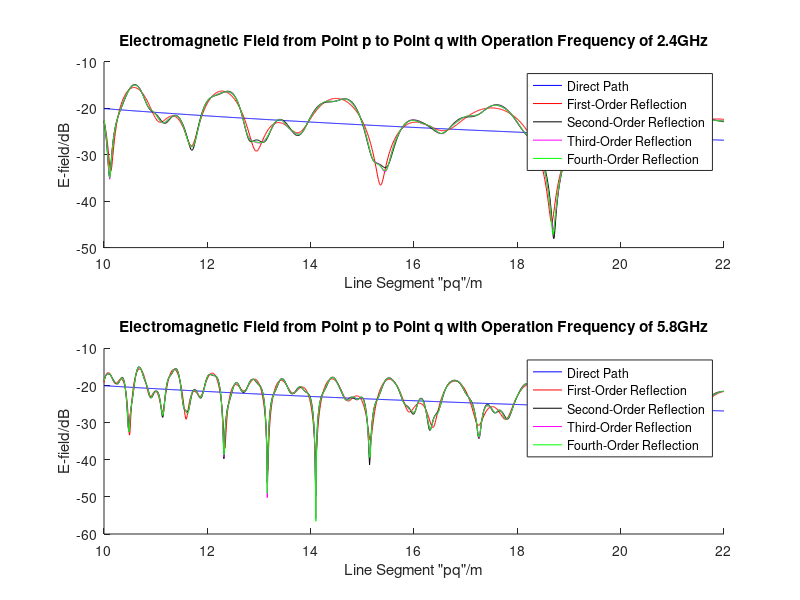
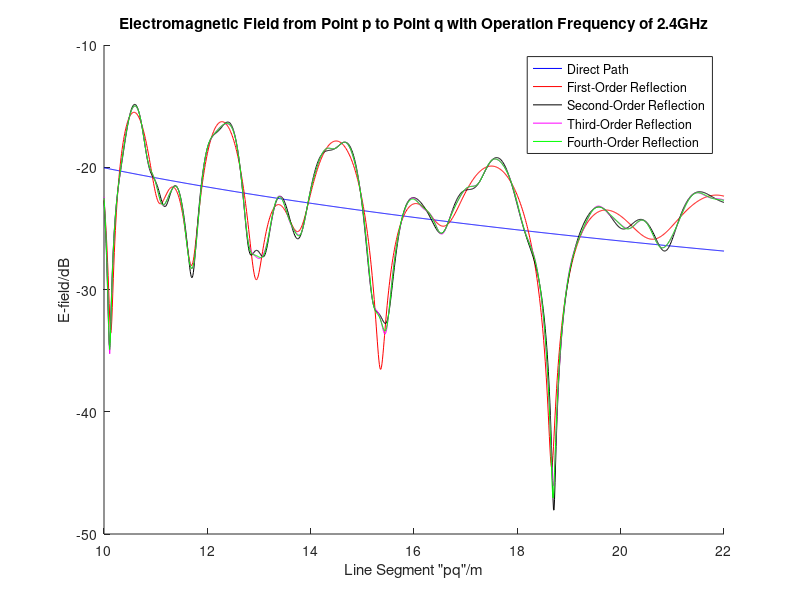
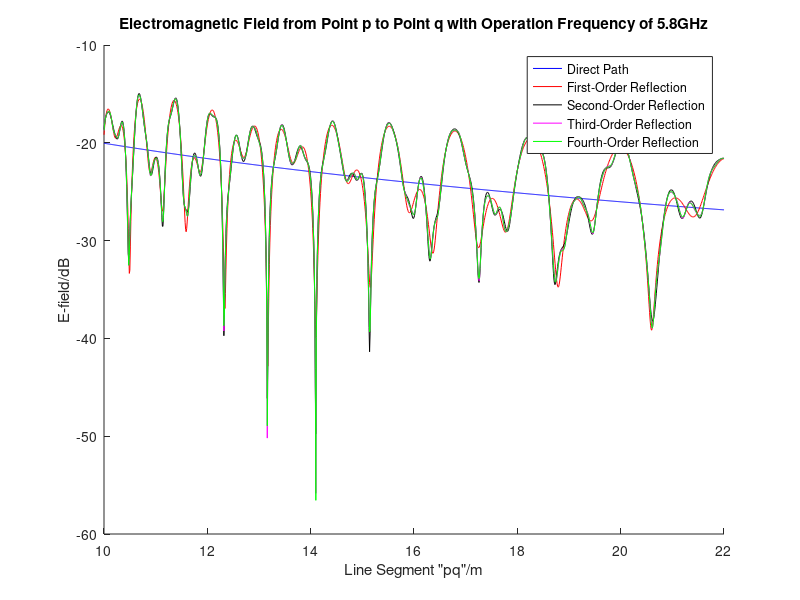

Source code (MATLAB) for these figures, in order:
clear all;

%% constant
f1 = 2.4*10^9; 
f2 = 5.8*10^9; 
lightspeed = 3*10^8; 
beta1 = 2*pi*f1/lightspeed; 
beta2 = 2*pi*f2/lightspeed; 

%% coordinate
% general
sourceX = 0; sourceY = 4; sourceZ = 2; % source coordinate
receiverX = 10; receiverY = 3; receiverZ = 2; % p coordinate
PtoQ = receiverX:.01:22; % from p to q

% first order coordinate (top)
I1_topX = 0; I1_topY = 8; I1_topZ = 2; 
reflect1_topY = 6; 
reflect1_topZ = 2;
reflect1_topX = (reflect1_topY - I1_topY) ./ ((receiverY - I1_topY) ./ (receiverX - I1_topX));

% first order coordinate (bottom)
I1_bottomX = 0; I1_bottomY = -4; I1_bottomZ = 2; 
reflect1_bottomY = 0; 
reflect1_bottomZ = 2;
reflect1_bottomX = (reflect1_bottomY - I1_bottomY) ./ ((receiverY - I1_bottomY) ./ (receiverX - I1_bottomX));

% second order coordinate (top)
I2a_topX = 0; I2a_topY = 8; I2a_topZ = 2; % first image
I2b_topX = 0; I2b_topY = -8; I2b_topZ = 2; % second image
reflect2b_topY = 0; 
reflect2b_topZ = 2;
reflect2b_topX = (reflect2b_topY - I2b_topY) ./ ((receiverY - I2b_topY) ./ (receiverX - I2b_topX));
reflect2a_topY = 6; 
reflect2a_topZ = 2;
reflect2a_topX = (reflect2a_topY - I2a_topY) ./ ((I2a_topY - reflect2b_topY) ./ (I2a_topX - reflect2b_topX));
intersect_topX = 4;
intersect_topY = 3.6;
intersect_topZ = 2;

% second order coordinate (bottom)
I2a_bottomX = 0; I2a_bottomY = -4; I2a_bottomZ = 2; % first image
I2b_bottomX = 0; I2b_bottomY = 16; I2b_bottomZ = 2; % second image
reflect2a_bottomY = 0; 
reflect2a_bottomZ = 2;
reflect2a_bottomX = (reflect2a_bottomY - I2b_bottomY) ./ ((receiverY - I2b_bottomY) ./ (receiverX - I2b_bottomX));
reflect2b_bottomY = 6; 
reflect2b_bottomZ = 2;
reflect2b_bottomX = (reflect2b_bottomY - I2a_bottomY) ./ ((I2a_bottomY - reflect2a_bottomY) ./ (I2a_bottomX - reflect2a_bottomX));
intersect_bottomX = 7.7;
intersect_bottomY = 6;
intersect_bottomZ = 2;

% third order coordinate (top)
I3a_topX = 0; I3a_topY = 8; I3a_topZ = 2; % first image
I3b_topX = 0; I3b_topY = -8; I3b_topZ = 2; % second image
I3c_topX = 0; I3c_topY = 14; I3c_topZ = 2; % third image
reflect3c_topY = 6; 
reflect3c_topZ = 2;
reflect3c_topX = (reflect3c_topY - I3c_topY) ./ ((receiverY - I3c_topY) ./ (receiverX - I3c_topX));
reflect3b_topY = 0; 
reflect3b_topZ = 2;
reflect3b_topX = (reflect3b_topY - I3b_topY) ./ ((reflect3c_topY - I3b_topY) ./ (reflect3c_topX - I3b_topX));
reflect3a_topY = 6; 
reflect3a_topZ = 2;
reflect3a_topX = (reflect3a_topY - I3a_topY) ./ ((I3a_topY - reflect3b_topY) ./ (I3a_topX - reflect3b_topX));
intersect3a_topX = 2.19;
intersect3a_topY = 3.78;
intersect3a_topZ = 2;
intersect3b_topX = 5.93;
intersect3b_topY = 3.4;
intersect3b_topZ = 2;

% third order coordinate (bottom)
I3a_bottomX = 0; I3a_bottomY = -4; I3a_bottomZ = 2; % first image
I3b_bottomX = 0; I3b_bottomY = 16; I3b_bottomZ = 2; % second image
I3c_bottomX = 0; I3c_bottomY = -16; I3c_bottomZ = 2; % third image
reflect3c_bottomY = 0; 
reflect3c_bottomZ = 2;
reflect3c_bottomX = (reflect3c_bottomY - I3c_bottomY) ./ ((receiverY - I3c_bottomY) ./ (receiverX - I3c_bottomX));
reflect3b_bottomY = 6; 
reflect3b_bottomZ = 2;
reflect3b_bottomX = (reflect3b_bottomY - I3b_bottomY) ./ ((reflect3c_bottomY - I3b_bottomY) ./ (reflect3c_bottomX - I3b_bottomX));
reflect3a_bottomY = 0; 
reflect3a_bottomZ = 2;
reflect3a_bottomX = (reflect3a_bottomY - I3a_bottomY) ./ ((I3a_bottomY - reflect3b_bottomY) ./ (I3a_bottomX - reflect3b_bottomX));
intersect3a_bottomX = 4;
intersect3a_bottomY = 3.6;
intersect3a_bottomZ = 2;
intersect3b_bottomX = 6.67;
intersect3b_bottomY = 3.33;
intersect3b_bottomZ = 2;

% fourth order coordinate (top)
I4a_topX = 0; I4a_topY = 8; I4a_topZ = 2; % first image
I4b_topX = 0; I4b_topY = -8; I4b_topZ = 2; % second image
I4c_topX = 0; I4c_topY = 14; I4c_topZ = 2; % third image
I4d_topX = 0; I4d_topY = -14; I4d_topZ = 2; % fourth image
reflect4d_topY = 0; 
reflect4d_topZ = 2;
reflect4d_topX = (reflect4d_topY - I4d_topY) ./ ((receiverY - I4d_topY) ./ (receiverX - I4d_topX));
reflect4c_topY = 6; 
reflect4c_topZ = 2;
reflect4c_topX = (reflect4c_topY - I4c_topY) ./ ((I4c_topY - reflect4d_topY) ./ (I4c_topX - reflect4d_topX));
reflect4b_topY = 0; 
reflect4b_topZ = 2;
reflect4b_topX = (reflect4b_topY - I4b_topY) ./ ((I4b_topY - reflect4c_topY) ./ (I4b_topX - reflect4c_topX));
reflect4a_topY = 6; 
reflect4a_topZ = 2;
reflect4a_topX = (reflect4a_topY - I4a_topY) ./ ((I4a_topY - reflect4b_topY) ./ (I4a_topX - reflect4b_topX));
intersect4a_topX = 1.4;
intersect4a_topY = 3.86;
intersect4a_topZ = 2;
intersect4b_topX = 3.88;
intersect4b_topY = 3.61;
intersect4b_topZ = 2;
intersect4c_topX = 6.25;
intersect4c_topY = 3.38;
intersect4c_topZ = 2;

% fourth order coordinate (bottom)
I4a_bottomX = 0; I4a_bottomY = -4; I4a_bottomZ = 2; % first image
I4b_bottomX = 0; I4b_bottomY = 16; I4b_bottomZ = 2; % second image
I4c_bottomX = 0; I4c_bottomY = -16; I4c_bottomZ = 2; % third image
I4d_bottomX = 0; I4d_bottomY = 22; I4d_bottomZ = 2; % fourth image
reflect4d_bottomY = 6; 
reflect4d_bottomZ = 2;
reflect4d_bottomX = (reflect4d_bottomY - I4d_bottomY) ./ ((receiverY - I4d_bottomY) ./ (receiverX - I4d_bottomX));
reflect4c_bottomY = 0; 
reflect4c_bottomZ = 2;
reflect4c_bottomX = (reflect4c_bottomY - I4c_bottomY) ./ ((I4c_bottomY - reflect4d_bottomY) ./ (I4c_bottomX - reflect4d_bottomX));
reflect4b_bottomY = 6; 
reflect4b_bottomZ = 2;
reflect4b_bottomX = (reflect4b_bottomY - I4b_bottomY) ./ ((I4b_bottomY - reflect4c_bottomY) ./ (I4b_bottomX - reflect4c_bottomX));
reflect4a_bottomY = 0; 
reflect4a_bottomZ = 2;
reflect4a_bottomX = (reflect4a_bottomY - I4a_bottomY) ./ ((I4a_bottomY - reflect4b_bottomY) ./ (I4a_bottomX - reflect4b_bottomX));
intersect4a_bottomX = 2.96;
intersect4a_bottomY = 3.7;
intersect4a_bottomZ = 2;
intersect4b_bottomX = 4.8;
intersect4b_bottomY = 3.52;
intersect4b_bottomZ = 2;
intersect4c_bottomX = 7.4;
intersect4c_bottomY = 3.26;
intersect4c_bottomZ = 2;

%% line of sight
distance_direct = sqrt(((PtoQ - sourceX).^2)+((receiverY - sourceY)^2)+((receiverZ - sourceZ)^2)); % distance along x-axis
Ed_1 = (1./distance_direct).*exp(-j * beta1 * distance_direct); % direct ray (line of sight)
Ed_2 = (1./distance_direct).*exp(-j * beta2 * distance_direct);
EddB_1 = 20*log10(abs(Ed_1)); % direct ray alone
EddB_2 = 20*log10(abs(Ed_2)); % direct ray alone

%% first order
% top
distance1_top = sqrt(((PtoQ - I1_topX).^2)+((receiverY - I1_topY)^2)+((receiverZ - I1_topZ)^2)); % distance along x-axis 
A1_top = sqrt(((sourceX - reflect1_topX).^2)+((sourceY - reflect1_topY)^2)+((sourceZ - reflect1_topZ)^2));
B1_top = sqrt(((reflect1_topX - receiverX).^2)+((reflect1_topY - receiverY)^2)+((reflect1_topZ - receiverZ)^2));
C1_top = sqrt(((sourceX - receiverX).^2)+((sourceY - receiverY)^2)+((sourceZ - receiverZ)^2));
theta1_top = acosd((A1_top^2 + B1_top^2 - C1_top^2) / (2 * A1_top * B1_top));
theta1_top_i = theta1_top ./ 2;
theta1_top_t = asind((1/sqrt(3)) * sind(theta1_top_i));
coefficient1_top = (cosd(theta1_top_i) - (sqrt(3) * cosd(theta1_top_t))) / (cosd(theta1_top_i) + (sqrt(3) * cosd(theta1_top_t)));
E1_top_1 = ((1./distance1_top).*exp(-j * beta1 * distance1_top)) * coefficient1_top;
E1_top_2 = ((1./distance1_top).*exp(-j * beta2 * distance1_top)) * coefficient1_top;

% bottom
distance1_bottom = sqrt(((PtoQ - I1_bottomX).^2)+((receiverY - I1_bottomY)^2)+((receiverZ - I1_bottomZ)^2)); % distance along x-axis 
A1_bottom = sqrt(((sourceX - reflect1_bottomX).^2)+((sourceY - reflect1_bottomY)^2)+((sourceZ - reflect1_bottomZ)^2));
B1_bottom = sqrt(((reflect1_bottomX - receiverX).^2)+((reflect1_bottomY - receiverY)^2)+((reflect1_bottomZ - receiverZ)^2));
C1_bottom = sqrt(((sourceX - receiverX).^2)+((sourceY - receiverY)^2)+((sourceZ - receiverZ)^2));
theta1_bottom = acosd((A1_bottom^2 + B1_bottom^2 - C1_bottom^2) / (2 * A1_bottom * B1_bottom));
theta1_bottom_i = theta1_bottom ./ 2;
theta1_bottom_t = asind((1/sqrt(3)) * sind(theta1_bottom_i));
coefficient1_bottom = (cosd(theta1_bottom_i) - (sqrt(3) * cosd(theta1_bottom_t))) / (cosd(theta1_bottom_i) + (sqrt(3) * cosd(theta1_bottom_t)));
E1_bottom_1 = ((1./distance1_bottom).*exp(-j * beta1 * distance1_bottom)) * coefficient1_bottom;
E1_bottom_2 = ((1./distance1_bottom).*exp(-j * beta2 * distance1_bottom)) * coefficient1_bottom;

% total
E1_1 = Ed_1 + E1_top_1 + E1_bottom_1;
E1_2 = Ed_2 + E1_top_2 + E1_bottom_2;
E1dB_1 = 20*log10(abs(E1_1));
E1dB_2 = 20*log10(abs(E1_2));

%% second order
% top
distance2_top = sqrt(((PtoQ - I2b_topX).^2)+((receiverY - I2b_topY)^2)+((receiverZ - I2b_topZ)^2));
A2a_top = sqrt(((sourceX - reflect2a_topX).^2)+((sourceY - reflect2a_topY)^2)+((sourceZ - reflect2a_topZ)^2));
B2a_top = sqrt(((reflect2a_topX - intersect_topX).^2)+((reflect2a_topY - intersect_topY)^2)+((reflect2a_topZ - intersect_topZ)^2));
C2a_top = sqrt(((sourceX - intersect_topX).^2)+((sourceY - intersect_topY)^2)+((sourceZ - intersect_topZ)^2));
A2b_top = sqrt(((intersect_topX - reflect2b_topX).^2)+((intersect_topY - reflect2b_topY)^2)+((intersect_topZ - reflect2b_topZ)^2));
B2b_top = sqrt(((receiverX - reflect2b_topX).^2)+((receiverY - reflect2b_topY)^2)+((receiverZ - reflect2b_topZ)^2));
C2b_top = sqrt(((intersect_topX - receiverX).^2)+((intersect_topY - receiverY)^2)+((intersect_topZ - receiverZ)^2));
theta2a_top = acosd((A2a_top^2 + B2a_top^2 - C2a_top^2) / (2 * A2a_top * B2a_top));
theta2b_top = acosd((A2b_top^2 + B2b_top^2 - C2b_top^2) / (2 * A2b_top * B2b_top));
theta2a_top_i = theta2a_top ./ 2;
theta2b_top_i = theta2b_top ./ 2;
theta2a_top_t = asind((1/sqrt(3)) * sind(theta2a_top_i));
theta2b_top_t = asind((1/sqrt(3)) * sind(theta2b_top_i));
coefficient2a_top = (cosd(theta2a_top_i) - (sqrt(3) * cosd(theta2a_top_t))) / (cosd(theta2a_top_i) + (sqrt(3) * cosd(theta2a_top_t)));
coefficient2b_top = (cosd(theta2b_top_i) - (sqrt(3) * cosd(theta2b_top_t))) / (cosd(theta2b_top_i) + (sqrt(3) * cosd(theta2b_top_t)));
E2_top_1 = ((1./distance2_top).*exp(-j * beta1 * distance2_top)) * (coefficient2a_top * coefficient2b_top);
E2_top_2 = ((1./distance2_top).*exp(-j * beta2 * distance2_top)) * (coefficient2a_top * coefficient2b_top);

% bottom
distance2_bottom = sqrt(((PtoQ - I2b_bottomX).^2)+((receiverY - I2b_bottomY)^2)+((receiverZ - I2b_bottomZ)^2));
A2a_bottom = sqrt(((sourceX - reflect2a_bottomX).^2)+((sourceY - reflect2a_bottomY)^2)+((sourceZ - reflect2a_bottomZ)^2));
B2a_bottom = sqrt(((reflect2a_bottomX - intersect_bottomX).^2)+((reflect2a_bottomY - intersect_bottomY)^2)+((reflect2a_bottomZ - intersect_bottomZ)^2));
C2a_bottom = sqrt(((sourceX - intersect_bottomX).^2)+((sourceY - intersect_bottomY)^2)+((sourceZ - intersect_bottomZ)^2));
A2b_bottom = sqrt(((intersect_bottomX - reflect2b_bottomX).^2)+((intersect_bottomY - reflect2b_bottomY)^2)+((intersect_bottomZ - reflect2b_bottomZ)^2))
B2b_bottom = sqrt(((receiverX - reflect2b_bottomX).^2)+((receiverY - reflect2b_bottomY)^2)+((receiverZ - reflect2b_bottomZ)^2));
C2b_bottom = sqrt(((intersect_bottomX - receiverX).^2)+((intersect_bottomY - receiverY)^2)+((intersect_bottomZ - receiverZ)^2));
theta2a_bottom = acosd((A2a_bottom^2 + B2a_bottom^2 - C2a_bottom^2) / (2 * A2a_bottom * B2a_bottom));
theta2b_bottom = acosd((A2b_bottom^2 + B2b_bottom^2 - C2b_bottom^2) / (2 * A2b_bottom * B2b_bottom));
theta2a_bottom_i = theta2a_bottom ./ 2;
theta2b_bottom_i = theta2b_bottom ./ 2;
theta2a_bottom_t = asind((1/sqrt(3)) * sind(theta2a_bottom_i));
theta2b_bottom_t = asind((1/sqrt(3)) * sind(theta2b_bottom_i));
coefficient2a_bottom = (cosd(theta2a_bottom_i) - (sqrt(3) * cosd(theta2a_bottom_t))) / (cosd(theta2a_bottom_i) + (sqrt(3) * cosd(theta2a_bottom_t)));
coefficient2b_bottom = (cosd(theta2b_bottom_i) - (sqrt(3) * cosd(theta2b_bottom_t))) / (cosd(theta2b_bottom_i) + (sqrt(3) * cosd(theta2b_bottom_t)));
E2_bottom_1 = ((1./distance2_bottom).*exp(-j * beta1 * distance2_bottom)) * (coefficient2a_bottom * coefficient2b_bottom);
E2_bottom_2 = ((1./distance2_bottom).*exp(-j * beta2 * distance2_bottom)) * (coefficient2a_bottom * coefficient2b_bottom);

% total
E2_1 = Ed_1 + E1_top_1 + E1_bottom_1 + E2_top_1 + E2_bottom_1;
E2_2 = Ed_2 + E1_top_2 + E1_bottom_2 + E2_top_2 + E2_bottom_2;
E2dB_1 = 20*log10(abs(E2_1));
E2dB_2 = 20*log10(abs(E2_2));

%% third order
% top
distance3_top = sqrt(((PtoQ - I3c_topX).^2)+((receiverY - I3c_topY)^2)+((receiverZ - I3c_topZ)^2));
A3a_top = sqrt(((sourceX - reflect3a_topX).^2)+((sourceY - reflect3a_topY)^2)+((sourceZ - reflect3a_topZ)^2));
B3a_top = sqrt(((reflect3a_topX - intersect3a_topX).^2)+((reflect3a_topY - intersect3a_topY)^2)+((reflect3a_topZ - intersect3a_topZ)^2));
C3a_top = sqrt(((sourceX - intersect3a_topX).^2)+((sourceY - intersect3a_topY)^2)+((sourceZ - intersect3a_topZ)^2));
A3b_top = sqrt(((intersect3a_topX - reflect3b_topX).^2)+((intersect3a_topY - reflect3b_topY)^2)+((intersect3a_topZ - reflect3b_topZ)^2));
B3b_top = sqrt(((intersect3b_topX - reflect3b_topX).^2)+((intersect3b_topY - reflect3b_topY)^2)+((intersect3b_topZ - reflect3b_topZ)^2));
C3b_top = sqrt(((intersect3a_topX - intersect3b_topX).^2)+((intersect3a_topY - intersect3b_topY)^2)+((intersect3a_topZ - intersect3b_topZ)^2));
A3c_top = sqrt(((reflect3c_topX - intersect3b_topX).^2)+((reflect3c_topY - intersect3b_topY)^2)+((reflect3c_topZ - intersect3b_topZ)^2));
B3c_top = sqrt(((reflect3c_topX - receiverX).^2)+((reflect3c_topY - receiverY)^2)+((reflect3c_topZ - receiverZ)^2));
C3c_top = sqrt(((receiverX - intersect3b_topX).^2)+((receiverY - intersect3b_topY)^2)+((receiverZ - intersect3b_topZ)^2));
theta3a_top = acosd((A3a_top^2 + B3a_top^2 - C3a_top^2) / (2 * A3a_top * B3a_top));
theta3b_top = acosd((A3b_top^2 + B3b_top^2 - C3b_top^2) / (2 * A3b_top * B3b_top));
theta3c_top = acosd((A3c_top^2 + B3c_top^2 - C3c_top^2) / (2 * A3c_top * B3c_top));
theta3a_top_i = theta3a_top ./ 2;
theta3b_top_i = theta3b_top ./ 2;
theta3c_top_i = theta3c_top ./ 2;
theta3a_top_t = asind((1/sqrt(3)) * sind(theta3a_top_i));
theta3b_top_t = asind((1/sqrt(3)) * sind(theta3b_top_i));
theta3c_top_t = asind((1/sqrt(3)) * sind(theta3c_top_i));
coefficient3a_top = (cosd(theta3a_top_i) - (sqrt(3) * cosd(theta3a_top_t))) / (cosd(theta3a_top_i) + (sqrt(3) * cosd(theta3a_top_t)));
coefficient3b_top = (cosd(theta3b_top_i) - (sqrt(3) * cosd(theta3b_top_t))) / (cosd(theta3b_top_i) + (sqrt(3) * cosd(theta3b_top_t)));
coefficient3c_top = (cosd(theta3c_top_i) - (sqrt(3) * cosd(theta3c_top_t))) / (cosd(theta3c_top_i) + (sqrt(3) * cosd(theta3c_top_t)));
E3_top_1 = ((1./distance3_top).*exp(-j * beta1 * distance3_top)) * (coefficient3a_top * coefficient3b_top * coefficient3c_top);
E3_top_2 = ((1./distance3_top).*exp(-j * beta2 * distance3_top)) * (coefficient3a_top * coefficient3b_top * coefficient3c_top);

% bottom
distance3_bottom = sqrt(((PtoQ - I3c_bottomX).^2)+((receiverY - I3c_bottomY)^2)+((receiverZ - I3c_bottomZ)^2));
A3a_bottom = sqrt(((sourceX - reflect3a_bottomX).^2)+((sourceY - reflect3a_bottomY)^2)+((sourceZ - reflect3a_bottomZ)^2));
B3a_bottom = sqrt(((reflect3a_bottomX - intersect3a_bottomX).^2)+((reflect3a_bottomY - intersect3a_bottomY)^2)+((reflect3a_bottomZ - intersect3a_bottomZ)^2));
C3a_bottom = sqrt(((sourceX - intersect3a_bottomX).^2)+((sourceY - intersect3a_bottomY)^2)+((sourceZ - intersect3a_bottomZ)^2));
A3b_bottom = sqrt(((intersect3a_bottomX - reflect3b_bottomX).^2)+((intersect3a_bottomY - reflect3b_bottomY)^2)+((intersect3a_bottomZ - reflect3b_bottomZ)^2));
B3b_bottom = sqrt(((intersect3b_bottomX - reflect3b_bottomX).^2)+((intersect3b_bottomY - reflect3b_bottomY)^2)+((intersect3b_bottomZ - reflect3b_bottomZ)^2));
C3b_bottom = sqrt(((intersect3a_bottomX - intersect3b_bottomX).^2)+((intersect3a_bottomY - intersect3b_bottomY)^2)+((intersect3a_bottomZ - intersect3b_bottomZ)^2));
A3c_bottom = sqrt(((reflect3c_bottomX - intersect3b_bottomX).^2)+((reflect3c_bottomY - intersect3b_bottomY)^2)+((reflect3c_bottomZ - intersect3b_bottomZ)^2));
B3c_bottom = sqrt(((reflect3c_bottomX - receiverX).^2)+((reflect3c_bottomY - receiverY)^2)+((reflect3c_bottomZ - receiverZ)^2));
C3c_bottom = sqrt(((receiverX - intersect3b_bottomX).^2)+((receiverY - intersect3b_bottomY)^2)+((receiverZ - intersect3b_bottomZ)^2));
theta3a_bottom = acosd((A3a_bottom^2 + B3a_bottom^2 - C3a_bottom^2) / (2 * A3a_bottom * B3a_bottom));
theta3b_bottom = acosd((A3b_bottom^2 + B3b_bottom^2 - C3b_bottom^2) / (2 * A3b_bottom * B3b_bottom));
theta3c_bottom = acosd((A3c_bottom^2 + B3c_bottom^2 - C3c_bottom^2) / (2 * A3c_bottom * B3c_bottom));
theta3a_bottom_i = theta3a_bottom ./ 2;
theta3b_bottom_i = theta3b_bottom ./ 2;
theta3c_bottom_i = theta3c_bottom ./ 2;
theta3a_bottom_t = asind((1/sqrt(3)) * sind(theta3a_bottom_i));
theta3b_bottom_t = asind((1/sqrt(3)) * sind(theta3b_bottom_i));
theta3c_bottom_t = asind((1/sqrt(3)) * sind(theta3c_bottom_i));
coefficient3a_bottom = (cosd(theta3a_bottom_i) - (sqrt(3) * cosd(theta3a_bottom_t))) / (cosd(theta3a_bottom_i) + (sqrt(3) * cosd(theta3a_bottom_t)));
coefficient3b_bottom = (cosd(theta3b_bottom_i) - (sqrt(3) * cosd(theta3b_bottom_t))) / (cosd(theta3b_bottom_i) + (sqrt(3) * cosd(theta3b_bottom_t)));
coefficient3c_bottom = (cosd(theta3c_bottom_i) - (sqrt(3) * cosd(theta3c_bottom_t))) / (cosd(theta3c_bottom_i) + (sqrt(3) * cosd(theta3c_bottom_t)));
E3_bottom_1 = ((1./distance3_bottom).*exp(-j * beta1 * distance3_bottom)) * (coefficient3a_bottom * coefficient3b_bottom * coefficient3c_bottom);
E3_bottom_2 = ((1./distance3_bottom).*exp(-j * beta2 * distance3_bottom)) * (coefficient3a_bottom * coefficient3b_bottom * coefficient3c_bottom);

% total
E3_1 = Ed_1 + E1_top_1 + E1_bottom_1 + E2_top_1 + E2_bottom_1 + E3_top_1 + E3_bottom_1;
E3_2 = Ed_2 + E1_top_2 + E1_bottom_2 + E2_top_2 + E2_bottom_2 + E3_top_2 + E3_bottom_2;
E3dB_1 = 20*log10(abs(E3_1));
E3dB_2 = 20*log10(abs(E3_2));

%% fourth order
% top
distance4_top = sqrt(((PtoQ - I4d_topX).^2)+((receiverY - I4d_topY)^2)+((receiverZ - I4d_topZ)^2));
A4a_top = sqrt(((sourceX - reflect4a_topX).^2)+((sourceY - reflect4a_topY)^2)+((sourceZ - reflect4a_topZ)^2));
B4a_top = sqrt(((reflect4a_topX - intersect4a_topX).^2)+((reflect4a_topY - intersect4a_topY)^2)+((reflect4a_topZ - intersect4a_topZ)^2));
C4a_top = sqrt(((sourceX - intersect4a_topX).^2)+((sourceY - intersect4a_topY)^2)+((sourceZ - intersect4a_topZ)^2));
A4b_top = sqrt(((intersect4a_topX - reflect4b_topX).^2)+((intersect4a_topY - reflect4b_topY)^2)+((intersect4a_topZ - reflect4b_topZ)^2));
B4b_top = sqrt(((intersect4b_topX - reflect4b_topX).^2)+((intersect4b_topY - reflect4b_topY)^2)+((intersect4b_topZ - reflect4b_topZ)^2));
C4b_top = sqrt(((intersect4a_topX - intersect4b_topX).^2)+((intersect4a_topY - intersect4b_topY)^2)+((intersect4a_topZ - intersect4b_topZ)^2));
A4c_top = sqrt(((reflect4c_topX - intersect4b_topX).^2)+((reflect4c_topY - intersect4b_topY)^2)+((reflect4c_topZ - intersect4b_topZ)^2));
B4c_top = sqrt(((reflect4c_topX - intersect4c_topX).^2)+((reflect4c_topY - intersect4c_topY)^2)+((reflect4c_topZ - intersect4c_topZ)^2));
C4c_top = sqrt(((intersect4c_topX - intersect4b_topX).^2)+((intersect4c_topY - intersect4b_topY)^2)+((intersect4c_topZ - intersect4b_topZ)^2));
A4d_top = sqrt(((reflect4d_topX - reflect4c_topX).^2)+((reflect4d_topY - reflect4c_topY)^2)+((reflect4d_topZ - reflect4c_topZ)^2));
B4d_top = sqrt(((receiverX - reflect4d_topX).^2)+((receiverY - reflect4d_topY)^2)+((receiverZ - reflect4d_topZ)^2));
C4d_top = sqrt(((receiverX - reflect4c_topX).^2)+((receiverY - reflect4c_topY)^2)+((receiverZ - reflect4c_topZ)^2));
theta4a_top = acosd((A4a_top^2 + B4a_top^2 - C4a_top^2) / (2 * A4a_top * B3a_top));
theta4b_top = acosd((A4b_top^2 + B4b_top^2 - C4b_top^2) / (2 * A4b_top * B3b_top));
theta4c_top = acosd((A4c_top^2 + B4c_top^2 - C4c_top^2) / (2 * A4c_top * B3c_top));
theta4d_top = acosd((A4d_top^2 + B4d_top^2 - C4d_top^2) / (2 * A4d_top * B4d_top));
theta4a_top_i = theta4a_top ./ 2;
theta4b_top_i = theta4b_top ./ 2;
theta4c_top_i = theta4c_top ./ 2;
theta4d_top_i = theta4d_top ./ 2;
theta4a_top_t = asind((1/sqrt(3)) * sind(theta4a_top_i));
theta4b_top_t = asind((1/sqrt(3)) * sind(theta4b_top_i));
theta4c_top_t = asind((1/sqrt(3)) * sind(theta4c_top_i));
theta4d_top_t = asind((1/sqrt(3)) * sind(theta4d_top_i));
coefficient4a_top = (cosd(theta4a_top_i) - (sqrt(3) * cosd(theta4a_top_t))) / (cosd(theta4a_top_i) + (sqrt(3) * cosd(theta4a_top_t)));
coefficient4b_top = (cosd(theta4b_top_i) - (sqrt(3) * cosd(theta4b_top_t))) / (cosd(theta4b_top_i) + (sqrt(3) * cosd(theta4b_top_t)));
coefficient4c_top = (cosd(theta4c_top_i) - (sqrt(3) * cosd(theta4c_top_t))) / (cosd(theta4c_top_i) + (sqrt(3) * cosd(theta4c_top_t)));
coefficient4d_top = (cosd(theta4d_top_i) - (sqrt(3) * cosd(theta4d_top_t))) / (cosd(theta4d_top_i) + (sqrt(3) * cosd(theta4d_top_t)));
E4_top_1 = ((1./distance4_top).*exp(-j * beta1 * distance4_top)) * (coefficient4a_top * coefficient4b_top * coefficient4c_top * coefficient4d_top);
E4_top_2 = ((1./distance4_top).*exp(-j * beta2 * distance4_top)) * (coefficient4a_top * coefficient4b_top * coefficient4c_top * coefficient4d_top);

% bottom
distance4_bottom = sqrt(((PtoQ - I4d_bottomX).^2)+((receiverY - I4d_bottomY)^2)+((receiverZ - I4d_bottomZ)^2));
A4a_bottom = sqrt(((sourceX - reflect4a_bottomX).^2)+((sourceY - reflect4a_bottomY)^2)+((sourceZ - reflect4a_bottomZ)^2));
B4a_bottom = sqrt(((reflect4a_bottomX - intersect4a_bottomX).^2)+((reflect4a_bottomY - intersect4a_bottomY)^2)+((reflect4a_bottomZ - intersect4a_bottomZ)^2));
C4a_bottom = sqrt(((sourceX - intersect4a_bottomX).^2)+((sourceY - intersect4a_bottomY)^2)+((sourceZ - intersect4a_bottomZ)^2));
A4b_bottom = sqrt(((intersect4a_bottomX - reflect4b_bottomX).^2)+((intersect4a_bottomY - reflect4b_bottomY)^2)+((intersect4a_bottomZ - reflect4b_bottomZ)^2));
B4b_bottom = sqrt(((intersect4b_bottomX - reflect4b_bottomX).^2)+((intersect4b_bottomY - reflect4b_bottomY)^2)+((intersect4b_bottomZ - reflect4b_bottomZ)^2));
C4b_bottom = sqrt(((intersect4a_bottomX - intersect4b_bottomX).^2)+((intersect4a_bottomY - intersect4b_bottomY)^2)+((intersect4a_bottomZ - intersect4b_bottomZ)^2));
A4c_bottom = sqrt(((reflect4c_bottomX - intersect4b_bottomX).^2)+((reflect4c_bottomY - intersect4b_bottomY)^2)+((reflect4c_bottomZ - intersect4b_bottomZ)^2));
B4c_bottom = sqrt(((reflect4c_bottomX - intersect4c_bottomX).^2)+((reflect4c_bottomY - intersect4c_bottomY)^2)+((reflect4c_bottomZ - intersect4c_bottomZ)^2));
C4c_bottom = sqrt(((intersect4c_bottomX - intersect4b_bottomX).^2)+((intersect4c_bottomY - intersect4b_bottomY)^2)+((intersect4c_bottomZ - intersect4b_bottomZ)^2));
A4d_bottom = sqrt(((reflect4d_bottomX - reflect4c_bottomX).^2)+((reflect4d_bottomY - reflect4c_bottomY)^2)+((reflect4d_bottomZ - reflect4c_bottomZ)^2));
B4d_bottom = sqrt(((receiverX - reflect4d_bottomX).^2)+((receiverY - reflect4d_bottomY)^2)+((receiverZ - reflect4d_bottomZ)^2));
C4d_bottom = sqrt(((receiverX - reflect4c_bottomX).^2)+((receiverY - reflect4c_bottomY)^2)+((receiverZ - reflect4c_bottomZ)^2));
theta4a_bottom = acosd((A4a_bottom^2 + B4a_bottom^2 - C4a_bottom^2) / (2 * A4a_bottom * B3a_bottom));
theta4b_bottom = acosd((A4b_bottom^2 + B4b_bottom^2 - C4b_bottom^2) / (2 * A4b_bottom * B3b_bottom));
theta4c_bottom = acosd((A4c_bottom^2 + B4c_bottom^2 - C4c_bottom^2) / (2 * A4c_bottom * B3c_bottom));
theta4d_bottom = acosd((A4d_bottom^2 + B4d_bottom^2 - C4d_bottom^2) / (2 * A4d_bottom * B4d_bottom));
theta4a_bottom_i = theta4a_bottom ./ 2;
theta4b_bottom_i = theta4b_bottom ./ 2;
theta4c_bottom_i = theta4c_bottom ./ 2;
theta4d_bottom_i = theta4d_bottom ./ 2;
theta4a_bottom_t = asind((1/sqrt(3)) * sind(theta4a_bottom_i));
theta4b_bottom_t = asind((1/sqrt(3)) * sind(theta4b_bottom_i));
theta4c_bottom_t = asind((1/sqrt(3)) * sind(theta4c_bottom_i));
theta4d_bottom_t = asind((1/sqrt(3)) * sind(theta4d_bottom_i));
coefficient4a_bottom = (cosd(theta4a_bottom_i) - (sqrt(3) * cosd(theta4a_bottom_t))) / (cosd(theta4a_bottom_i) + (sqrt(3) * cosd(theta4a_bottom_t)));
coefficient4b_bottom = (cosd(theta4b_bottom_i) - (sqrt(3) * cosd(theta4b_bottom_t))) / (cosd(theta4b_bottom_i) + (sqrt(3) * cosd(theta4b_bottom_t)));
coefficient4c_bottom = (cosd(theta4c_bottom_i) - (sqrt(3) * cosd(theta4c_bottom_t))) / (cosd(theta4c_bottom_i) + (sqrt(3) * cosd(theta4c_bottom_t)));
coefficient4d_bottom = (cosd(theta4d_bottom_i) - (sqrt(3) * cosd(theta4d_bottom_t))) / (cosd(theta4d_bottom_i) + (sqrt(3) * cosd(theta4d_bottom_t)));
E4_bottom_1 = ((1./distance4_bottom).*exp(-j * beta1 * distance4_bottom)) * (coefficient4a_bottom * coefficient4b_bottom * coefficient4c_bottom * coefficient4d_bottom);
E4_bottom_2 = ((1./distance4_bottom).*exp(-j * beta2 * distance4_bottom)) * (coefficient4a_bottom * coefficient4b_bottom * coefficient4c_bottom * coefficient4d_bottom);

% total
E4_1 = Ed_1 + E1_top_1 + E1_bottom_1 + E2_top_1 + E2_bottom_1 + E3_top_1 + E3_bottom_1 + E4_top_1 + E4_bottom_1;
E4_2 = Ed_2 + E1_top_2 + E1_bottom_2 + E2_top_2 + E2_bottom_2 + E3_top_2 + E3_bottom_2 + E4_top_2 + E4_bottom_2;
E4dB_1 = 20*log10(abs(E4_1));
E4dB_2 = 20*log10(abs(E4_2));

%% graph plotting
subplot(2,1,1);
hold on;
plot(PtoQ, EddB_1, 'b');
plot(PtoQ, E1dB_1, 'r');
plot(PtoQ, E2dB_1, 'k');
plot(PtoQ, E3dB_1, 'm');
plot(PtoQ, E4dB_1, 'g');
hold off;
title('Electromagnetic Field from Point p to Point q with Operation Frequency of 2.4GHz');
legend('Direct Path', 'First-Order Reflection', 'Second-Order Reflection', 'Third-Order Reflection', 'Fourth-Order Reflection');
xlabel('Line Segment "pq"/m');
ylabel('E-field/dB');

subplot(2,1,2);
hold on;
plot(PtoQ, EddB_2, 'b');
plot(PtoQ, E1dB_2, 'r');
plot(PtoQ, E2dB_2, 'k');
plot(PtoQ, E3dB_2, 'm');
plot(PtoQ, E4dB_2, 'g');
hold off;
title('Electromagnetic Field from Point p to Point q with Operation Frequency of 5.8GHz');
legend('Direct Path', 'First-Order Reflection', 'Second-Order Reflection', 'Third-Order Reflection', 'Fourth-Order Reflection');
xlabel('Line Segment "pq"/m');
ylabel('E-field/dB');

figure;
hold on;
plot(PtoQ, EddB_1, 'b');
plot(PtoQ, E1dB_1, 'r');
plot(PtoQ, E2dB_1, 'k');
plot(PtoQ, E3dB_1, 'm');
plot(PtoQ, E4dB_1, 'g');
hold off;
title('Electromagnetic Field from Point p to Point q with Operation Frequency of 2.4GHz');
legend('Direct Path', 'First-Order Reflection', 'Second-Order Reflection', 'Third-Order Reflection', 'Fourth-Order Reflection');
xlabel('Line Segment "pq"/m');
ylabel('E-field/dB');

figure;
hold on;
plot(PtoQ, EddB_2, 'b');
plot(PtoQ, E1dB_2, 'r');
plot(PtoQ, E2dB_2, 'k');
plot(PtoQ, E3dB_2, 'm');
plot(PtoQ, E4dB_2, 'g');
hold off;
title('Electromagnetic Field from Point p to Point q with Operation Frequency of 5.8GHz');
legend('Direct Path', 'First-Order Reflection', 'Second-Order Reflection', 'Third-Order Reflection', 'Fourth-Order Reflection');
xlabel('Line Segment "pq"/m');
ylabel('E-field/dB');
